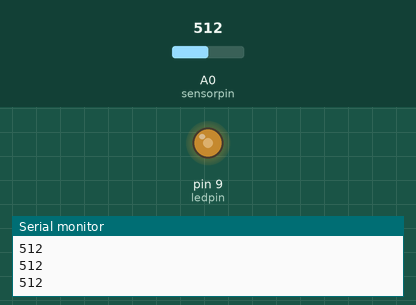
This sketch was run on a simulated Arduino Uno, built with avr-gcc and run on an emulated ATmega328P. Parts: output pins drawn as LEDs (lit = HIGH), the last lines printed to the serial monitor. The inputs (shaded band) are chosen by the test bench; at power-on: A0 (sensorpin) = 512.

Above: at 1.2 s.
1.3 s: A0 (sensorpin) set to 716
At 2.5 s:
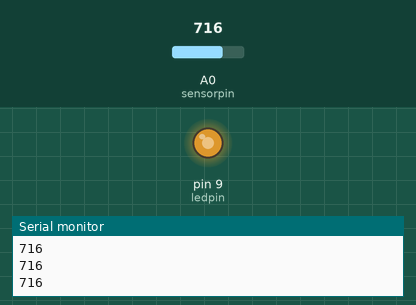
2.8 s: A0 (sensorpin) set to 900
At 4.0 s:
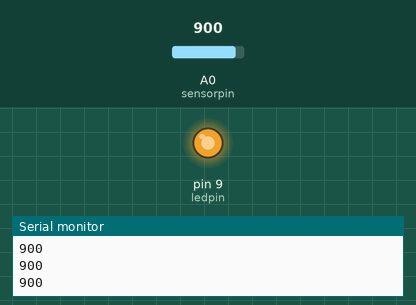
4.3 s: A0 (sensorpin) set to 122
At 5.5 s:
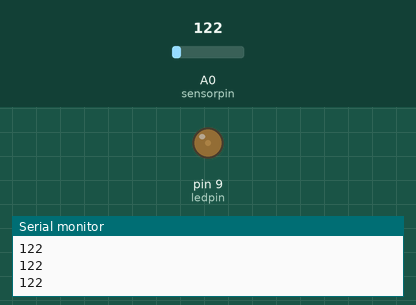
5.8 s: A0 (sensorpin) set to 0
At 7.0 s:
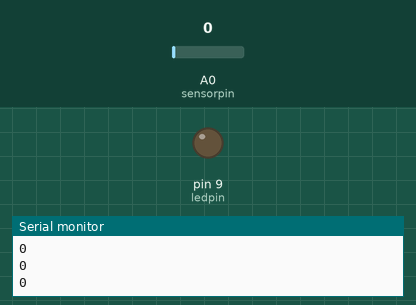
7.3 s: A0 (sensorpin) set to 511
At 8.6 s:
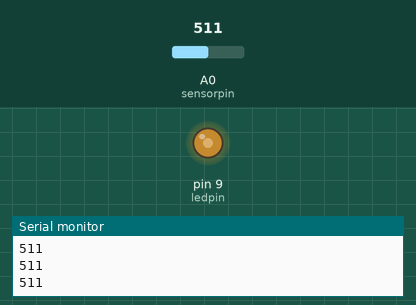
Timing chart, 0 to 9.8 s (numbered marks = the images above; inputs shaded):
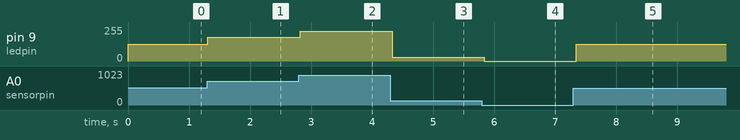

The sketch:

lightbrightness.ino
```cpp
int sensorpin=A0;
int ledpin=9;
int sensorValue=0,val=0;
void setup() {
  Serial.begin(9600);

}

void loop() {
 sensorValue=analogRead(sensorpin);
 Serial.println(sensorValue);
 val=map(sensorValue,0,1023,0,255);
 analogWrite(ledpin,val);
 delay(50);

}
```

Measured:
- after the input at 1.3 s, pin 9 (ledpin): 127/255 → 178/255 at once
- after the input at 2.8 s, pin 9 (ledpin): 178/255 → 224/255 at once
- after the input at 4.3 s, pin 9 (ledpin): 224/255 → 30/255 at once
- after the input at 5.8 s, pin 9 (ledpin): 30/255 → 0/255 at once
- after the input at 7.3 s, pin 9 (ledpin): 0/255 → 127/255 after 0.05 s
